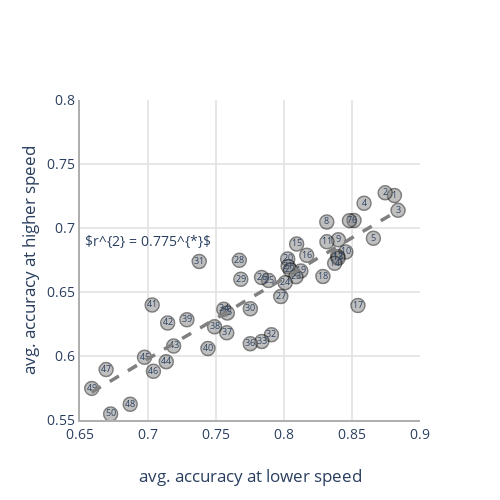

Notebook cell for this chart:
### Markdown cell above
## Check for consistencies when compared across speeds for these ranked individuals

### Code cell
odd_set = [5.0, 6.26]
even_set = [1.57,3.13]
sub_id = individual_ranking['subject_Num'].to_numpy()

even_load_data = behavior_data.filter_by(even_set,'speed (deg/sec)')
individual_even_load_data = even_load_data.groupby('subject_Num',operations = {'avg_accuracy':agg.MEAN('accuracy')})
individual_even_load_data = individual_even_load_data.sort('subject_Num')
individual_even_load_data['rank'] = individual_ranking['rank']
individual_even_load_data = individual_even_load_data.sort('rank')

odd_load_data = behavior_data.filter_by(odd_set,'speed (deg/sec)')
individual_odd_load_data = odd_load_data.groupby('subject_Num',operations = {'avg_accuracy':agg.MEAN('accuracy')})
individual_odd_load_data = individual_odd_load_data.sort('subject_Num')
individual_odd_load_data['rank'] = individual_ranking['rank']
individual_odd_load_data = individual_odd_load_data.sort('rank')

hsb = individual_odd_load_data
hsb['avg_accuracy_even'] = individual_even_load_data['avg_accuracy']
hsb2 = hsb.to_dataframe()

mod = ols("avg_accuracy ~ avg_accuracy_even", data=hsb2)
res = mod.fit()
print(res.rsquared)
sec2_trace = go.Scatter(x = individual_even_load_data['avg_accuracy'].to_numpy(),
                       y = individual_odd_load_data['avg_accuracy'].to_numpy(),
                       mode='markers+text', marker = dict(size = 14, opacity = 0.5, color = 'gray',line = dict(width = 1.5, color='black')),
                       text = individual_even_load_data['rank'].to_numpy(),
                        textfont = dict(size = 9),
                       showlegend=False)

sec2_trace_fit = go.Scatter(x = np.linspace(individual_even_load_data['avg_accuracy'].min(),individual_even_load_data['avg_accuracy'].max(),100),
                   y = np.linspace(individual_even_load_data['avg_accuracy'].min(),individual_even_load_data['avg_accuracy'].max(),100)*res.params[1] + res.params[0],
                    mode='lines',
                  line = dict(width = 3.5, color='gray', dash = 'dash'),
                    name = '$r^{2}_{partial} = 0.771$',
                   showlegend=False)


layout = go.Layout(title = '',
                  xaxis = dict(title = 'avg. accuracy at lower speed'),
                  yaxis = dict(title = 'avg. accuracy at higher speed'))

fig = go.Figure(data = [sec2_trace, sec2_trace_fit], layout = layout )
fig['layout']['annotations']= [dict(x=.7,y=.69,xref='x',yref='y',text='$r^{2} = 0.775^{*}$', showarrow=False)]
fig['layout'].update(width = 500, height = 500, font = dict(size = 14), plot_bgcolor = 'rgba(0,0,0,0)')
fig.update_xaxes(showgrid=True, showline=True, linewidth = 2, linecolor = '#AFAFAF', range = [0.65, 0.9], gridwidth=1.5, gridcolor='#DFDFDF', zeroline=True, zerolinecolor = '#AFAFAF', zerolinewidth = 2.5, nticks = 6)
fig.update_yaxes(showgrid=True, showline=True, linewidth = 2, linecolor = '#AFAFAF', range = [0.55, 0.8], gridwidth=1.5, gridcolor='#DFDFDF', zeroline=True, zerolinecolor = '#AFAFAF', zerolinewidth = 2.5, nticks = 6)
fig.show()
fig.write_image("/Users/supadhy6/Dropbox/Shared with Adi/Results_images/consistent_individual_differences_split_by_speed.png")
fig.write_image("/Users/supadhy6/Dropbox/Shared with Adi/Results_images/consistent_individual_differences_split_by_speed.svg")
#py.iplot(fig, filename='split half correlations across speeds')

### Figure 1 — Plotly figure (JSON) as saved in the notebook; plotly's stock layout.template omitted (floating-point values rounded to 4 significant figures)
{"data": [{"marker": {"color": "gray", "line": {"color": "black", "width": 1.5}, "opacity": 0.5, "size": 14}, "mode": "markers+text", "showlegend": false, "text": [1, 2, 3, 4, 5, 6, 7, 8, 9, 10, 11, 12, 13, 14, 15, 16, 17, 18, 19, 20, 21, 22, 23, 24, 25, 26, 27, 28, 29, 30, 31, 32, 33, 34, 35, 36, 37, 38, 39, 40, 41, 42, 43, 44, 45, 46, 47, 48, 49, 50], "textfont": {"size": 9}, "type": "scatter", "x": [0.8812, 0.8744, 0.8839, 0.8589, 0.8657, 0.8515, 0.8481, 0.8315, 0.84, 0.8455, 0.8316, 0.8395, 0.8398, 0.8373, 0.8093, 0.8168, 0.8544, 0.8286, 0.8124, 0.8027, 0.8031, 0.8047, 0.8088, 0.8009, 0.7886, 0.7835, 0.7976, 0.7672, 0.7683, 0.7752, 0.7377, 0.7908, 0.7837, 0.7557, 0.7583, 0.7752, 0.7579, 0.7489, 0.7286, 0.7441, 0.7031, 0.7144, 0.7188, 0.7134, 0.6974, 0.704, 0.6692, 0.6869, 0.6587, 0.6725], "y": [0.7254, 0.7274, 0.7138, 0.7193, 0.692, 0.7059, 0.7058, 0.7047, 0.6908, 0.6813, 0.6892, 0.6778, 0.6764, 0.6724, 0.6874, 0.6787, 0.6394, 0.6622, 0.6665, 0.6759, 0.6699, 0.6672, 0.662, 0.6573, 0.659, 0.6613, 0.6464, 0.6747, 0.6599, 0.6369, 0.6739, 0.6166, 0.6114, 0.6365, 0.6337, 0.6096, 0.6181, 0.6228, 0.6283, 0.6058, 0.6398, 0.6258, 0.6078, 0.5956, 0.599, 0.588, 0.5894, 0.5622, 0.5747, 0.5547]}, {"line": {"color": "gray", "dash": "dash", "width": 3.5}, "mode": "lines", "name": "$r^{2}_{partial} = 0.771$", "showlegend": false, "type": "scatter", "x": [0.6587, 0.6609, 0.6632, 0.6655, 0.6678, 0.67, 0.6723, 0.6746, 0.6769, 0.6791, 0.6814, 0.6837, 0.686, 0.6882, 0.6905, 0.6928, 0.695, 0.6973, 0.6996, 0.7019, 0.7041, 0.7064, 0.7087, 0.711, 0.7132, 0.7155, 0.7178, 0.7201, 0.7223, 0.7246, 0.7269, 0.7292, 0.7314, 0.7337, 0.736, 0.7383, 0.7405, 0.7428, 0.7451, 0.7474, 0.7496, 0.7519, 0.7542, 0.7565, 0.7587, 0.761, 0.7633, 0.7656, 0.7678, 0.7701, 0.7724, 0.7747, 0.7769, 0.7792, 0.7815, 0.7838, 0.786, 0.7883, 0.7906, 0.7929, 0.7951, 0.7974, 0.7997, 0.802, 0.8042, 0.8065, 0.8088, 0.8111, 0.8133, 0.8156, 0.8179, 0.8202, 0.8224, 0.8247, 0.827, 0.8293, 0.8315, 0.8338, 0.8361, 0.8384, 0.8406, 0.8429, 0.8452, 0.8475, 0.8497, 0.852, 0.8543, 0.8566, 0.8588, 0.8611, 0.8634, 0.8657, 0.8679, 0.8702, 0.8725, 0.8748, 0.877, 0.8793, 0.8816, 0.8839], "y": [0.5718, 0.5732, 0.5746, 0.5761, 0.5775, 0.5789, 0.5804, 0.5818, 0.5832, 0.5847, 0.5861, 0.5875, 0.589, 0.5904, 0.5918, 0.5933, 0.5947, 0.5961, 0.5976, 0.599, 0.6004, 0.6019, 0.6033, 0.6047, 0.6062, 0.6076, 0.609, 0.6105, 0.6119, 0.6133, 0.6148, 0.6162, 0.6176, 0.619, 0.6205, 0.6219, 0.6233, 0.6248, 0.6262, 0.6276, 0.6291, 0.6305, 0.6319, 0.6334, 0.6348, 0.6362, 0.6377, 0.6391, 0.6405, 0.642, 0.6434, 0.6448, 0.6463, 0.6477, 0.6491, 0.6506, 0.652, 0.6534, 0.6549, 0.6563, 0.6577, 0.6592, 0.6606, 0.662, 0.6635, 0.6649, 0.6663, 0.6678, 0.6692, 0.6706, 0.6721, 0.6735, 0.6749, 0.6764, 0.6778, 0.6792, 0.6807, 0.6821, 0.6835, 0.685, 0.6864, 0.6878, 0.6893, 0.6907, 0.6921, 0.6936, 0.695, 0.6964, 0.6979, 0.6993, 0.7007, 0.7022, 0.7036, 0.705, 0.7065, 0.7079, 0.7093, 0.7108, 0.7122, 0.7136]}], "layout": {"annotations": [{"showarrow": false, "text": "$r^{2} = 0.775^{*}$", "x": 0.7, "xref": "x", "y": 0.69, "yref": "y"}], "font": {"size": 14}, "height": 500, "plot_bgcolor": "rgba(0,0,0,0)", "title": {"text": ""}, "width": 500, "xaxis": {"gridcolor": "#DFDFDF", "gridwidth": 1.5, "linecolor": "#AFAFAF", "linewidth": 2, "nticks": 6, "range": [0.65, 0.9], "showgrid": true, "showline": true, "title": {"text": "avg. accuracy at lower speed"}, "zeroline": true, "zerolinecolor": "#AFAFAF", "zerolinewidth": 2.5}, "yaxis": {"gridcolor": "#DFDFDF", "gridwidth": 1.5, "linecolor": "#AFAFAF", "linewidth": 2, "nticks": 6, "range": [0.55, 0.8], "showgrid": true, "showline": true, "title": {"text": "avg. accuracy at higher speed"}, "zeroline": true, "zerolinecolor": "#AFAFAF", "zerolinewidth": 2.5}}}
